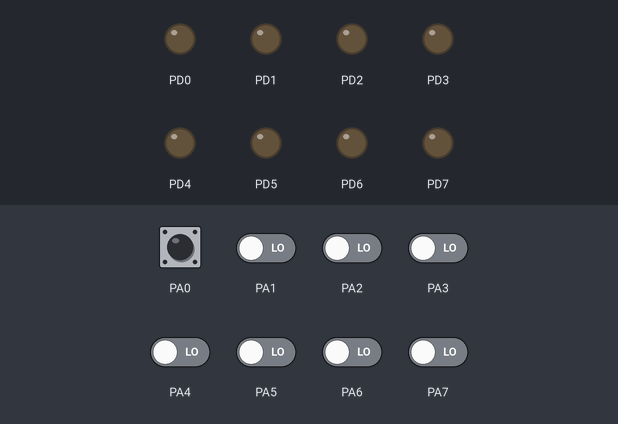
Simulated run of this program. Board: ATmega32, built with avr-gcc and emulated at 16 MHz (the files do not name the chip). On the bench: output pins drawn as LEDs (lit = HIGH). The inputs (shaded band) are chosen by the test bench; at power-on: PA0–7 LOW.

Above: at 1.2 s.
1.3 s: PA0 pulsed HIGH 5 times (0.12 s each, 0.3 s apart)
At 1.9 s:
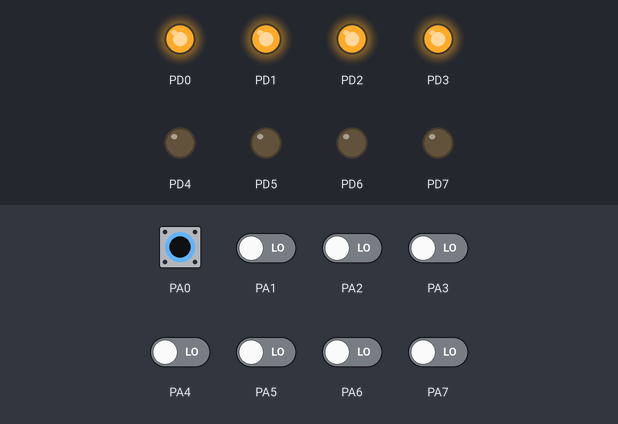
At 2.5 s:
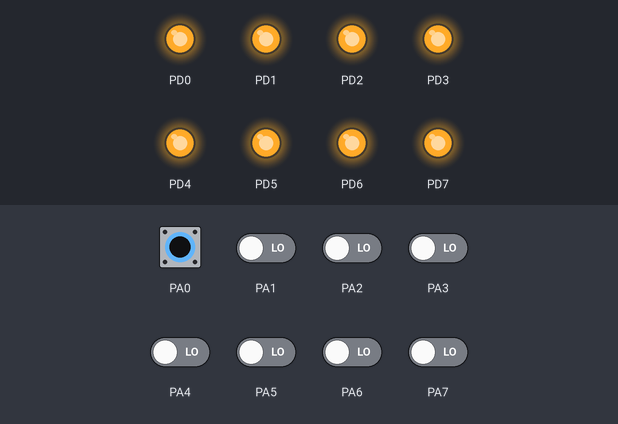
Timing chart, 0 to 4.3 s (numbered marks = the images above; inputs shaded):
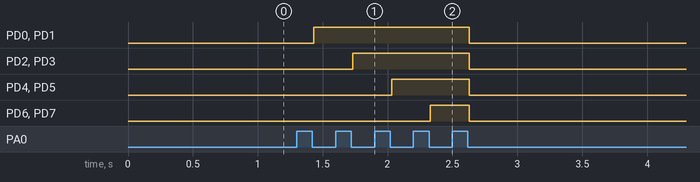

The program:

main.c
```c
#define F_CPU 16000000UL
#include <avr/io.h>
#include <util/delay.h>
#include "ap/standlight/ledmachine.h"


int main(void)
{
	StandLightinit();

	while (1)
	{
		StandLightrun();
	}
}
```

ledmachine.c
```c
#include "ledmachine.h"

button_t btnMod, btnOff;
uint8_t ledState;
uint8_t ledplus;

void StandLightinit()
{
	ledState = 0;
	ledplus = 0;
	LEDinit(&LED_DDR);

	button_init(&btnMod, &BUTTON_DDR, &BUTTON_PIN, BUTTON_MODE);
	button_init(&btnOff, &BUTTON_DDR, &BUTTON_PIN, BUTTON_OFF);

}

void StandLightrun()
{
	StandLight_eventCheck();
	StandLight_execute();
	_delay_ms(1);
}

void StandLight_eventCheck()
{
	if(Button_GetState(&btnMod) == 1)
	{
		ledState++;
	}
	if(Button_GetState(&btnOff) == 1)
	{
		ledState = 0;
	}
}

void StandLight_execute()
{
	switch(ledState)
	{
		case 0 :
		LEDwritedata(&LED_PORT, 0x00);
		break;
		case 1 :
		LEDwritedata(&LED_PORT, 0b00000011);
		break;
		case 2 :
		LEDwritedata(&LED_PORT, 0b00001111);
		break;
		case 3 :
		LEDwritedata(&LED_PORT, 0b00111111);
		break;
		case 4 :
		LEDwritedata(&LED_PORT, 0xff);
		break;
		case 5:
		ledState = 0;
		break;
	}
}
```

ledmachine.h
```c
#ifndef LEDMACHINE_H_
#define LEDMACHINE_H_

#define F_CPU 16000000UL
#include <avr/io.h>
#include <util/delay.h>
#include "../../driver/button/Button.h"
#include "../../driver/led/LED.h"

#define LED_PORT PORTD
#define LED_DDR DDRD
#define BUTTON_PIN PINA
#define BUTTON_DDR DDRA
#define BUTTON_PORT PORTA
#define BUTTON_MODE 0
#define BUTTON_OFF 1

void StandLightinit();
void StandLightrun();
void StandLight_eventCheck();
void StandLight_execute();

#endif /* LEDMACHINE_H_ */
```

Button.c
```c
#include "Button.h"

void button_init(button_t *btn, volatile uint8_t *ddr, volatile uint8_t *pin, uint8_t pinNum)
{
	btn->DDR = ddr;
	btn->PIN = pin;
	btn->pinNum = pinNum;
	btn->prevState = 1;
	//*btn->DDR &= ~(1<<btn->pinNum);

	Gpio_initpin(btn->DDR, INPUT,btn->pinNum);

}

uint8_t Button_GetState(button_t *btn)
{
	//uint8_t curState = *btn->PIN & (1<<btn->pinNum);
	uint8_t curState = Gpio_readpin(btn->PIN, btn->pinNum);
	if((curState ==0) && (btn->prevState == 1))
	{
		_delay_ms(10);
		btn->prevState = 0; // PUSHED
		return 1; //ACT_PUSHED
	}
	else if((curState != 0) && (btn->prevState == 0))
	{
		_delay_ms(10);
		btn->prevState = 1; // RELEASED
		return 0; // ACT_RELEASED
	}
	return 2;
}
```

Button.h
```c
#ifndef BUTTON_H_
#define BUTTON_H_

#define F_CPU 16000000UL
#include <util/delay.h>
#include <avr/io.h>
#include "../../Periph/GPIO/gpio.h"

typedef struct _button
{
	volatile uint8_t *DDR;  // port 정보
	volatile uint8_t *PIN; // pin number 정보
	uint8_t pinNum;
	uint8_t prevState; // static prevState
}button_t;

void button_init(button_t *btn, volatile uint8_t *ddr, volatile uint8_t *pin, uint8_t pinNum);
uint8_t Button_GetState(button_t *btn);

#endif /* BUTTON_H_ */
```

LED.c
```c
#include "LED.h"

void LEDinit(volatile uint8_t *DDR)
{
	Gpio_initport(DDR, OUTPUT);
}

void LEDallon(volatile uint8_t *PORT)
{
	Gpio_writeport(PORT, 0xff);
}

void LEDalloff(volatile uint8_t *PORT)
{
	Gpio_writeport(PORT, 0x00);
}

void LEDwritedata(volatile uint8_t *PORT, uint8_t data)
{
	Gpio_writeport(PORT, data);
}
```

LED.h
```c
#ifndef LED_H_
#define LED_H_

#define F_CPU 16000000UL
#include <util/delay.h>
#include <avr/io.h>
#include "../../Periph/GPIO/gpio.h"

//#define LEDDDR DDRD
//#define LEDPORT PORTD

void LEDinit(volatile uint8_t *DDR);
void LEDallon(volatile uint8_t *PORT);
void LEDalloff(volatile uint8_t *PORT);
void LEDwritedata(volatile uint8_t *PORT, uint8_t data);


#endif /* LED_H_ */
```

gpio.c
```c
#include "gpio.h"

// DDR 1. port 2. pin

void Gpio_initport(volatile uint8_t* DDR, uint8_t dir) // 포트 인풋 정하기
{
	if(dir == OUTPUT)
	{
		*DDR = 0xff;
	}
	else
	{
		*DDR = 0x00;
	}
}
void Gpio_initpin(volatile uint8_t *DDR, uint8_t dir, uint8_t pinNum) // 특정 핀 인풋정하기
{
	if (dir == OUTPUT)
	{
		*DDR |= (1<<pinNum);
	}
	else
	{
		*DDR &= ~(1<<pinNum);
	}
}
void Gpio_writeport(volatile uint8_t* PORT, uint8_t data) //포트에서 값 그대로 대입하기
{
	*PORT = data;
}
void Gpio_writepin(volatile uint8_t* PORT, uint8_t pinNum, uint8_t state) // 포트에서 특정 핀 상태 정하기
{
	if(state == GPIO_PIN_SET)
	{
		*PORT |= (1<<pinNum);
	}
	else
	{
		*PORT &= ~(1<<pinNum);
	}
}
uint8_t Gpio_readport(volatile uint8_t* PIN) // 핀 그대로 반환 말 그대로 읽기
{
	return *PIN;
}
uint8_t Gpio_readpin(volatile uint8_t* PIN, uint8_t pinNum) // 특정 핀 읽기
{
	return ((*PIN & (1<<pinNum)) != 0);
}
```

gpio.h
```c
#ifndef GPIO_H_
#define GPIO_H_

#define F_CPU 16000000UL
#include <avr/io.h>
#include <util/delay.h>

enum {INPUT, OUTPUT};
enum {GPIO_PIN_RESET, GPIO_PIN_SET};

void Gpio_initport(volatile uint8_t* DDR, uint8_t dir);
void Gpio_initpin(volatile uint8_t *DDR, uint8_t dir, uint8_t pinNum);
void Gpio_writeport(volatile uint8_t* PORT, uint8_t data);
void Gpio_writepin(volatile uint8_t* PORT, uint8_t pinNum, uint8_t state);
uint8_t Gpio_readport(volatile uint8_t* PIN);
uint8_t Gpio_readpin(volatile uint8_t* PIN, uint8_t pinNum);


#endif /* GPIO_H_ */
```

Measured:
- after the input at 1.3 s, PD0, PD1: LOW → HIGH after 0.13 s, → LOW 1.2 s later; PD2, PD3: LOW → HIGH after 0.43 s, → LOW 0.90 s later; PD4, PD5: LOW → HIGH after 0.73 s, → LOW 0.60 s later; PD6, PD7: LOW → HIGH after 1.0 s, → LOW 0.30 s later
